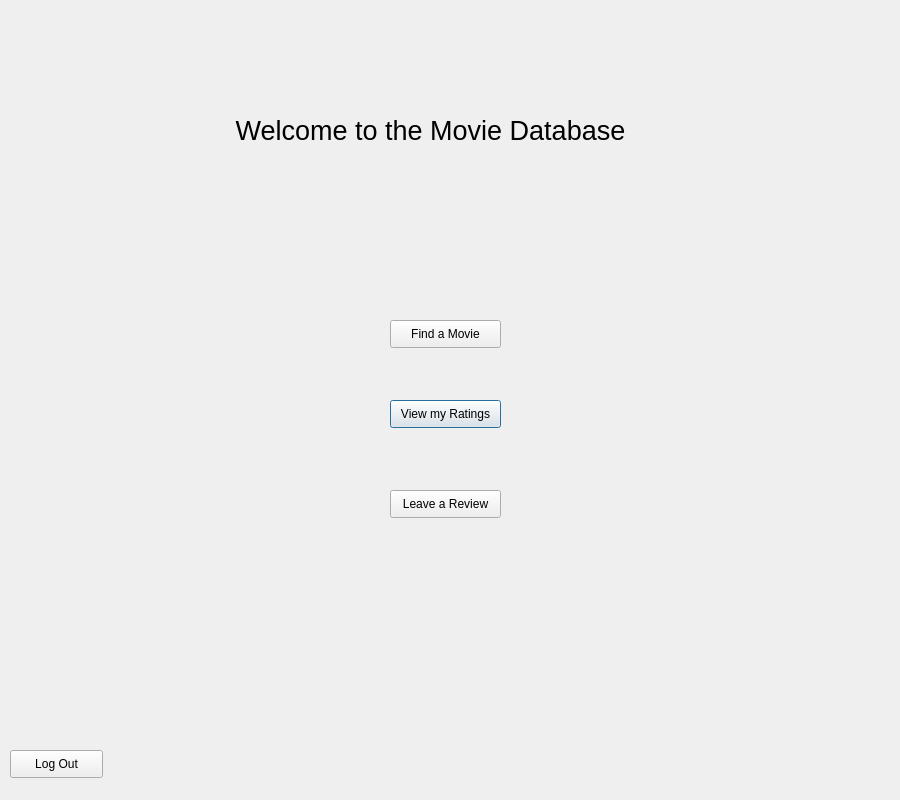
<?xml version="1.0" encoding="UTF-8"?>
<ui version="4.0">
 <class>Dialog</class>
 <widget class="QDialog" name="Dialog">
  <property name="geometry">
   <rect>
    <x>0</x>
    <y>0</y>
    <width>900</width>
    <height>800</height>
   </rect>
  </property>
  <property name="windowTitle">
   <string>Dialog</string>
  </property>
  <property name="autoFillBackground">
   <bool>false</bool>
  </property>
  <property name="styleSheet">
   <string notr="true">background-image: url(:/testimage/movie.jpg);</string>
  </property>
  <widget class="QLabel" name="label">
   <property name="geometry">
    <rect>
     <x>190</x>
     <y>40</y>
     <width>511</width>
     <height>181</height>
    </rect>
   </property>
   <property name="font">
    <font>
     <pointsize>20</pointsize>
    </font>
   </property>
   <property name="text">
    <string>Welcome to the Movie Database    </string>
   </property>
   <property name="alignment">
    <set>Qt::AlignCenter</set>
   </property>
  </widget>
  <widget class="QPushButton" name="allRates">
   <property name="geometry">
    <rect>
     <x>390</x>
     <y>400</y>
     <width>111</width>
     <height>28</height>
    </rect>
   </property>
   <property name="text">
    <string>View my Ratings</string>
   </property>
  </widget>
  <widget class="QPushButton" name="reviewButton">
   <property name="geometry">
    <rect>
     <x>390</x>
     <y>490</y>
     <width>111</width>
     <height>28</height>
    </rect>
   </property>
   <property name="text">
    <string>Leave a Review</string>
   </property>
  </widget>
  <widget class="QPushButton" name="logoutButton">
   <property name="geometry">
    <rect>
     <x>10</x>
     <y>750</y>
     <width>93</width>
     <height>28</height>
    </rect>
   </property>
   <property name="text">
    <string>Log Out</string>
   </property>
  </widget>
  <widget class="QPushButton" name="findMovie">
   <property name="geometry">
    <rect>
     <x>390</x>
     <y>320</y>
     <width>111</width>
     <height>28</height>
    </rect>
   </property>
   <property name="text">
    <string>Find a Movie</string>
   </property>
  </widget>
 </widget>
 <resources>
  <include location="../test.qrc"/>
 </resources>
 <connections/>
</ui>
